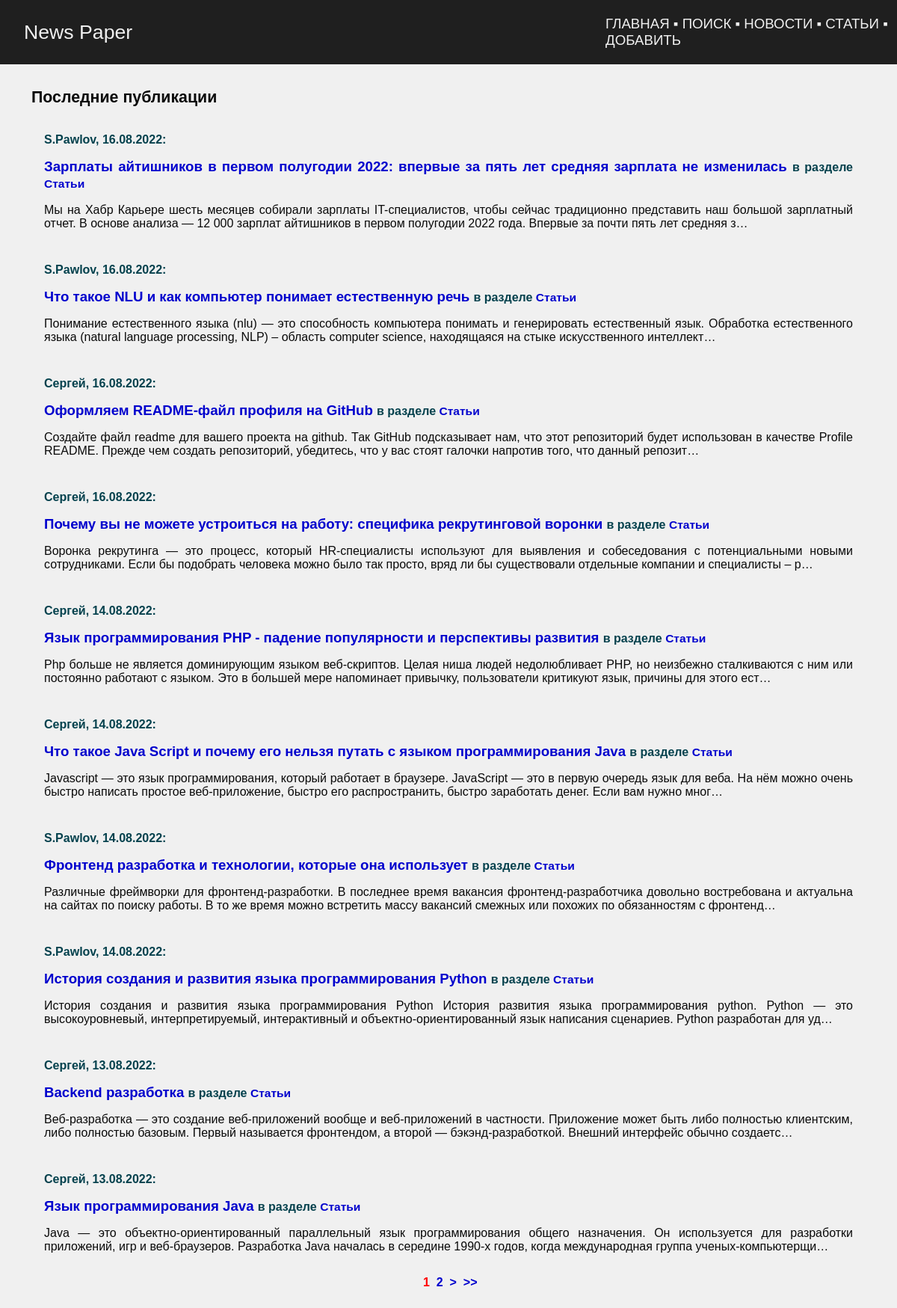
Before: / with the older database file.
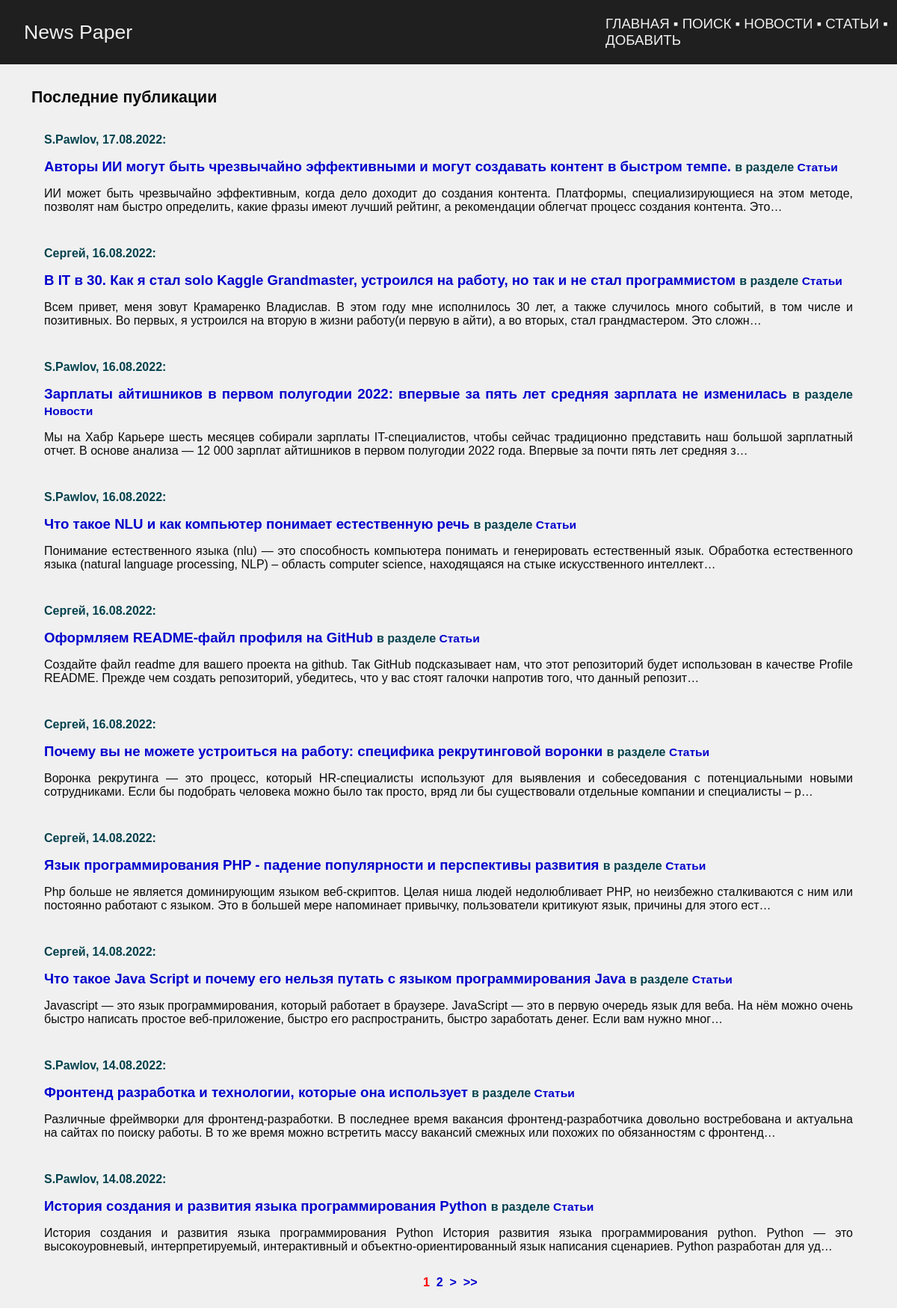
After: the same page with the newer database file.
### news/models.py (models this page shows, shortened)
class Post(models.Model):
    author_post = models.ForeignKey(
        Author, on_delete=models.CASCADE, verbose_name='Автор',
    )
    ARTICLE = 'ART'
    NEWS = 'NWS'
    CHOICE_CAT = [
        (ARTICLE, 'Статья'),
        (NEWS, 'Новость'),
    ]
    type_cat = models.CharField(
        max_length=3, choices=CHOICE_CAT, default=ARTICLE,
        verbose_name='Тип контента',
    )
    date_pub = models.DateTimeField(
        auto_now_add=True, verbose_name='Дата публикации',
    )
    post_cat = models.ManyToManyField(
        Category, through='PostCategory', verbose_name='Категория',
    )
    name = models.CharField(
        max_length=128, verbose_name='Название',
    )
    content = models.TextField(
        verbose_name='Контент',
    )
    content_rate = models.SmallIntegerField(
        default=0,
        verbose_name='Рейтинг',
    )
    class Meta:
        verbose_name = 'Пост'
        verbose_name_plural = 'Посты'

class Author(models.Model):
    author_user = models.OneToOneField(
        User,
        on_delete=models.CASCADE,
    )
    author_rate = models.SmallIntegerField(
        default=0,
    )
    def __str__(self):
        return self.author_user.username
    class Meta:
        verbose_name = 'Автор'
        verbose_name_plural = 'Авторы'

### news/views.py (the view)
# urls.py: path('', IndexView.as_view(), name='index'),
class IndexView(ListView):
    queryset = Post.objects.all().select_related()
    ordering = '-date_pub'
    template_name = 'posts.html'
    context_object_name = 'posts'
    paginate_by = 10

### news/templatetags/censor.py (called while the page is built)
@register.filter()
def censor(in_text):
    censured_text = in_text
    with open('static/json/bad_words.json', 'r') as censor_file:
        bad_text = json.load(censor_file)
    for word in censured_text.split():
        if word.lower() in bad_text:
            censured_text = censured_text.replace(
                word,
                f'{word[0]}{"*" * (len(word) - 1)}'
            )
    return censured_text

@register.filter()
def liter(in_word):
    return f'{in_word[:-1]}и'

### news/templatetags/news_tags.py (called while the page is built)
@register.simple_tag(takes_context=True)
def url_replace(context, **kwargs):
    d = context['request'].GET.copy()
    for k, v in kwargs.items():
        d[k] = v
    return d.urlencode()

### templates/posts.html (shortened to what this page needs)
{% extends 'default.html' %}
{% load censor %}
{% load news_tags %}
{% block content %}
<table class="news">
    <tr>
        <th>
            Последние публикации
        </th>
    </tr>
    <tr>
        <td>
            <table>
            {% for post in posts %}
            <tr>
                <td>
                    <p class="metanews">
                        {{ post.author_post }}, {{ post.date_pub|date:'d.m.Y' }}:
                    </p>
                    <a class="news_title" href="{% url 'news:detail' post.id %}">
                        {{ post.name|censor }}
                    </a>
                    <span class="metanews">
                        в разделе
                    </span>
                    {% if post.type_cat == 'NWS' %}
                        <a class="news_title" href="{% url 'news:news' %}">
                            <span style="font-size: smaller">{{ post.get_type_cat_display|liter }}</span>
                        </a>
                    {% elif post.type_cat == 'ART' %}
                        <a class="news_title" href="{% url 'news:articles' %}">
                            <span style="font-size: smaller">{{ post.get_type_cat_display|liter }}</span>
                        </a>
                    {% else %}
                        <a class="news_title" href="#">
                            #
                        </a>
                    {% endif %}
                    <br>
                    <p>{{ post.content|censor|truncatechars:250|safe }}</p>
                </td>
            </tr>
            {% endfor %}
            </table>
        </td>
    </tr>
</table>
<div class="pagination">
    <span class="current">&nbsp;{{ page_obj.number }}&nbsp;</span>
    {% if page_obj.has_next %}
        <a href="?{% url_replace page=page_obj.next_page_number %}">{{ page_obj.next_page_number }}</a>
        <a href="?{% url_replace page=page_obj.next_page_number %}">&nbsp;></a>
        <a href="?{% url_replace page=page_obj.paginator.num_pages %}">&nbsp;>></a>
    {% endif %}
</div>
{% endblock content %}

### templates/default.html (shortened to what this page needs)
<!DOCTYPE html>
<html lang="ru">
    <head>
        {% load static %}
        <link href="{% static 'css/styles.css' %}" rel="stylesheet" />
    </head>
    <body>
        <table class="navbar">
            <tr>
                <td style="width: 65%">
                    <a href="{% url 'news:index' %}">News Paper</a>
                </td>
                <td style="width: 35%; font-size: 14pt; font-weight: bolder">
                    <a href="{% url 'news:index' %}">ГЛАВНАЯ</a>
                    &blacksquare;
                    <a href="{% url 'news:search' %}">ПОИСК</a>
                    &blacksquare;
                    <a href="{% url 'news:news' %}">НОВОСТИ</a>
                    &blacksquare;
                    <a href="{% url 'news:articles' %}">СТАТЬИ</a>
                    &blacksquare;
                    <a href="{% url 'news:create' %}">ДОБАВИТЬ</a>
                </td>
            </tr>
        </table>
        <div class="container">
            <div class="text-center mt-5">
                {% block content %}{% endblock content %}
            </div>
        </div>
    </body>
</html>

### static/css/styles.css (style rules this page uses)
body { margin: 0; background-color: #f0f0f0; font-family: Calibri, Arial, Helvetica, sans-serif; }
table.navbar { width: 100%; font-family: Calibri, Helvetica, sans-serif; font-size: 20pt; background-color: #1f1f1f; }
table.navbar td { color: #f0f0f0; height: 80px; padding-left: 30px; vertical-align: center; }
table.navbar a:link { color: #f0f0f0; font-weight: lighter; text-decoration: none; }
div.container { color: #0a0a0a; padding: 25px; }
a.news_title:link { color: mediumblue; font-size: 14pt; font-weight: bolder; text-decoration: none; }
table.news { width: 100%; font-size: 12pt; }
table.news th { padding: 5px 15px; text-align: left; font-weight: bolder; font-size: 16pt; }
table.news td { padding: 5px 15px; vertical-align: top; text-align: justify; }
table.news td a:link { text-decoration: none; color: mediumblue; font-weight: bolder; }
.metanews { font-size: 12pt; font-weight: bolder; color: #04414d }
div.pagination { font-size: 12pt; color: black; text-align: center; font-weight: bolder; }
div.pagination a:link { color: mediumblue; text-decoration: none; }
.current { color: red; }

Changed rows visible on the page:
no longer on this page (row unchanged): Post: author_post "Сергей", date_pub "13.08.2022", name|censor "Backend разработка", type_cat|liter "Статьи", content|censor "Веб-разработка — это создание веб-приложений вообще и веб-приложений в частности. Приложение может быть либо полностью клиентским, либо полностью базовым. Первый называется фронтендом, а второй — бэкэнд-разработкой. Внешний интерфейс обычно создаетс…"
no longer on this page (row unchanged): Post: author_post "Сергей", date_pub "13.08.2022", name|censor "Язык программирования Java", type_cat|liter "Статьи", content|censor "Java — это объектно-ориентированный параллельный язык программирования общего назначения. Он используется для разработки приложений, игр и веб-браузеров. Разработка Java началась в середине 1990-х годов, когда международная группа ученых-компьютерщи…"
added Post: author_post "S.Pawlov", date_pub "17.08.2022", name|censor "Авторы ИИ могут быть чрезвычайно эффективными и могут создавать контент в быстром темпе.", type_cat|liter "Статьи", content|censor "ИИ может быть чрезвычайно эффективным, когда дело доходит до создания контента. Платформы, специализирующиеся на этом методе, позволят нам быстро определить, какие фразы имеют лучший рейтинг, а рекомендации облегчат процесс создания контента. Это…"
added Post: author_post "Сергей", date_pub "16.08.2022", name|censor "В IT в 30. Как я стал solo Kaggle Grandmaster, устроился на работу, но так и не стал программистом", type_cat|liter "Статьи", content|censor "Всем привет, меня зовут Крамаренко Владислав. В этом году мне исполнилось 30 лет, а также случилось много событий, в том числе и позитивных. Во первых, я устроился на вторую в жизни работу(и первую в айти), а во вторых, стал грандмастером. Это сложн…"
changed Post: type_cat "ART" → "NWS" (drawn); type_cat|liter "Статьи" → "Новости"
